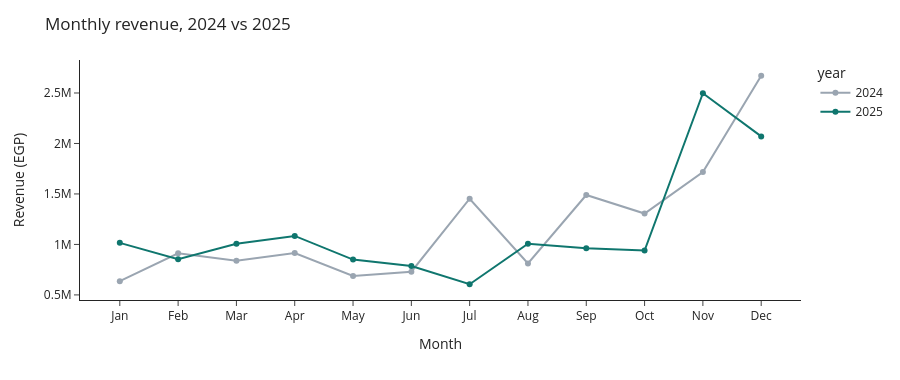

The notebook cell this image was saved under:
### Markdown cell above
The two years look almost identical in the summary. The chart tells a different story:

### Code cell
long = monthly.reset_index().melt(id_vars="month", var_name="year", value_name="revenue")
fig = px.line(long, x="month", y="revenue", color="year", markers=True,
              color_discrete_sequence=[SLATE, TEAL], labels={"revenue": "Revenue (EGP)", "month": "Month"})
fig.update_xaxes(tickvals=list(range(1, 13)), ticktext=["Jan", "Feb", "Mar", "Apr", "May", "Jun",
                                                       "Jul", "Aug", "Sep", "Oct", "Nov", "Dec"])
fig.update_layout(title="Monthly revenue, 2024 vs 2025")

### Figure 1 — Plotly figure (JSON) as saved in the notebook; plotly's stock layout.template omitted (floating-point values rounded to 4 significant figures)
{"data": [{"hovertemplate": "year=2024<br>Month=%{x}<br>Revenue (EGP)=%{y}<extra></extra>", "legendgroup": "2024", "line": {"color": "#9AA5B1", "dash": "solid"}, "marker": {"symbol": "circle"}, "mode": "lines+markers", "name": "2024", "orientation": "v", "showlegend": true, "type": "scatter", "x": [1, 2, 3, 4, 5, 6, 7, 8, 9, 10, 11, 12], "xaxis": "x", "y": [636200.0, 912800.0, 837400.0, 914600.0, 687200.0, 729600.0, 1453000.0, 811000.0, 1490000.0, 1306000.0, 1716000.0, 2671000.0], "yaxis": "y"}, {"hovertemplate": "year=2025<br>Month=%{x}<br>Revenue (EGP)=%{y}<extra></extra>", "legendgroup": "2025", "line": {"color": "#0F766E", "dash": "solid"}, "marker": {"symbol": "circle"}, "mode": "lines+markers", "name": "2025", "orientation": "v", "showlegend": true, "type": "scatter", "x": [1, 2, 3, 4, 5, 6, 7, 8, 9, 10, 11, 12], "xaxis": "x", "y": [1015000.0, 852500.0, 1007000.0, 1084000.0, 849800.0, 786300.0, 605500.0, 1007000.0, 961400.0, 939900.0, 2497000.0, 2070000.0], "yaxis": "y"}], "layout": {"height": 380, "legend": {"title": {"text": "year"}, "tracegroupgap": 0}, "margin": {"t": 60}, "title": {"text": "Monthly revenue, 2024 vs 2025"}, "xaxis": {"anchor": "y", "domain": [0.0, 1.0], "ticktext": ["Jan", "Feb", "Mar", "Apr", "May", "Jun", "Jul", "Aug", "Sep", "Oct", "Nov", "Dec"], "tickvals": [1, 2, 3, 4, 5, 6, 7, 8, 9, 10, 11, 12], "title": {"text": "Month"}}, "yaxis": {"anchor": "x", "domain": [0.0, 1.0], "title": {"text": "Revenue (EGP)"}}}}
